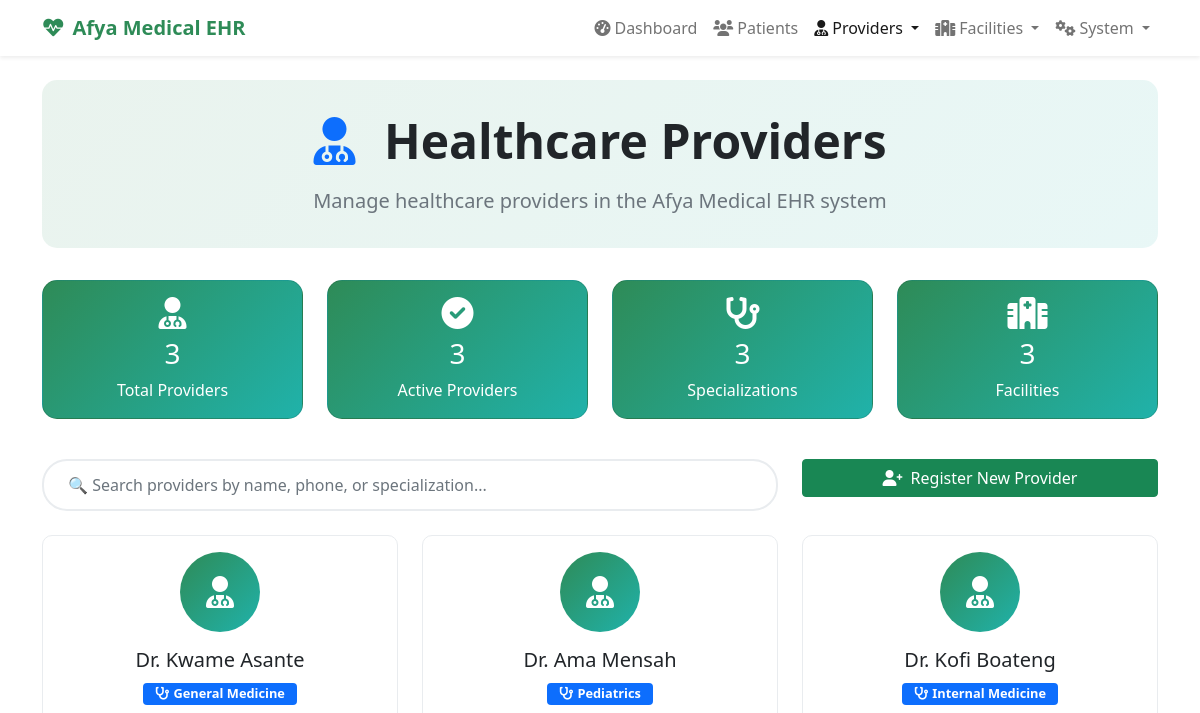
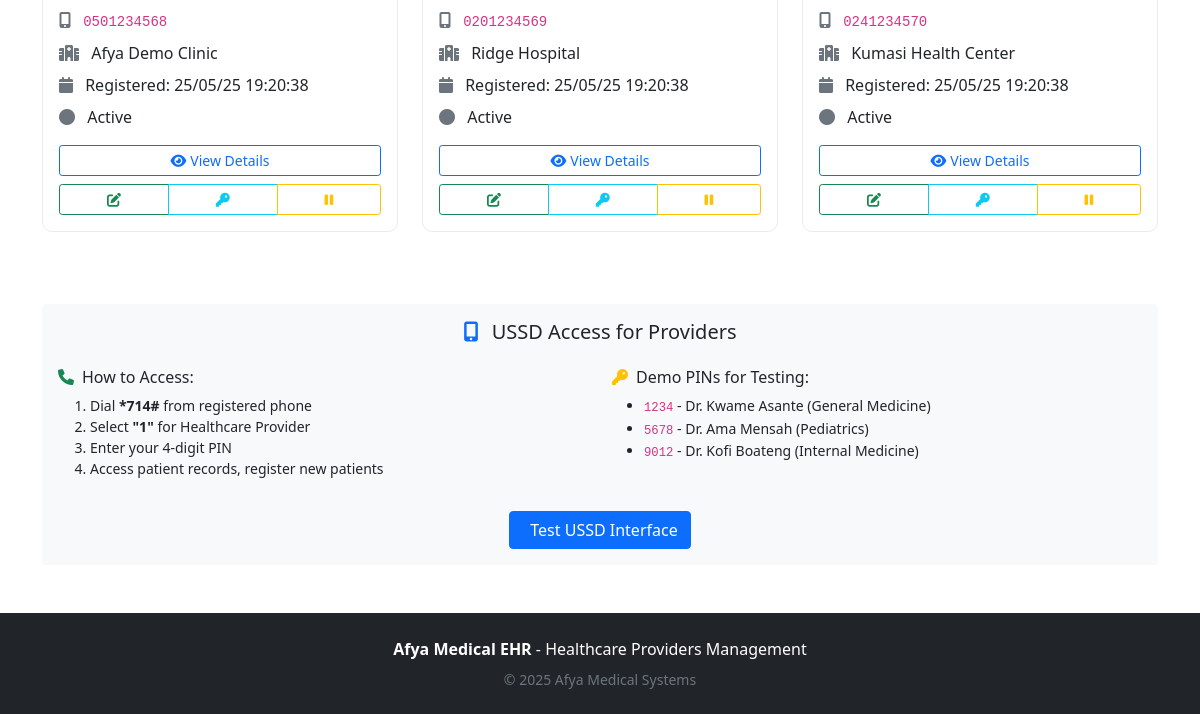
The page /providers on the database as committed earlier (2 pictures, top to bottom).
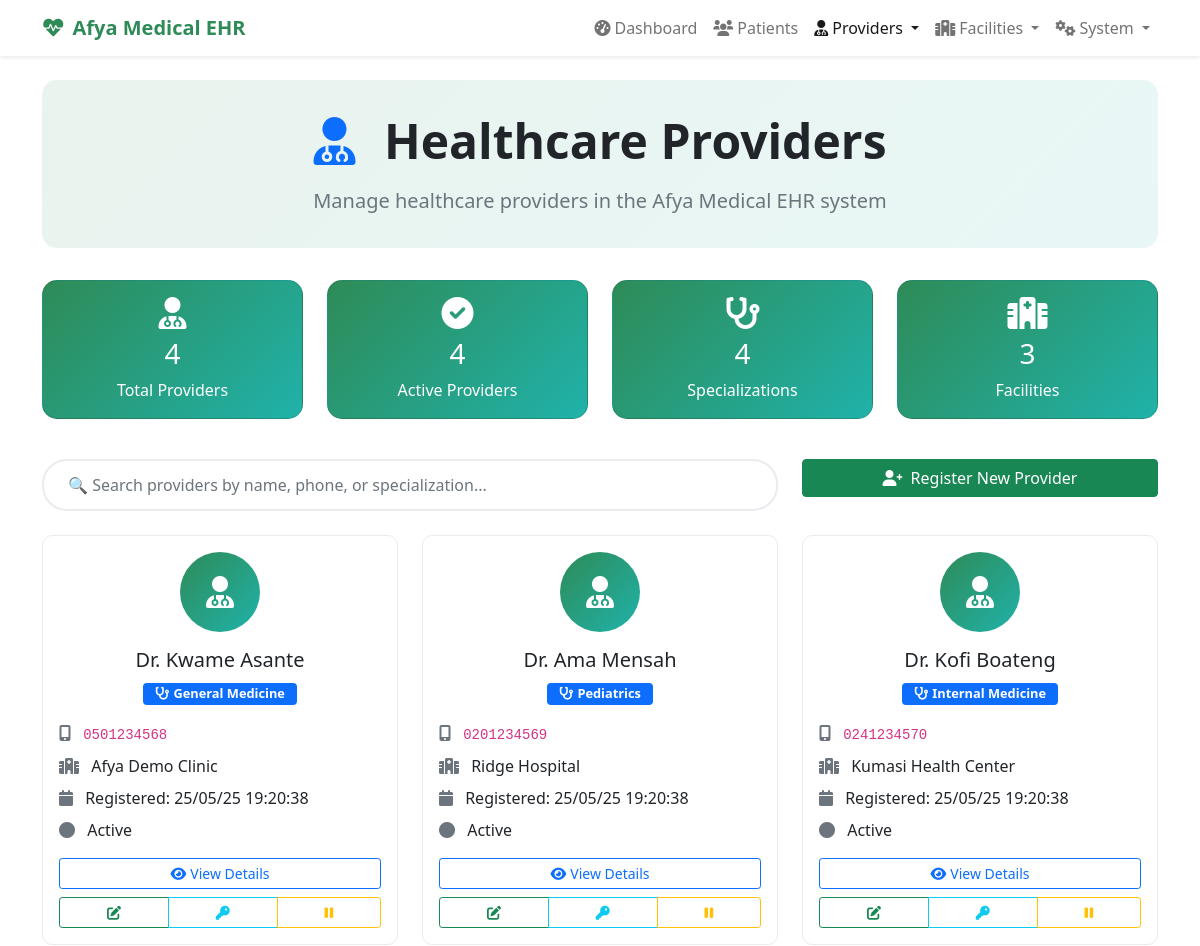
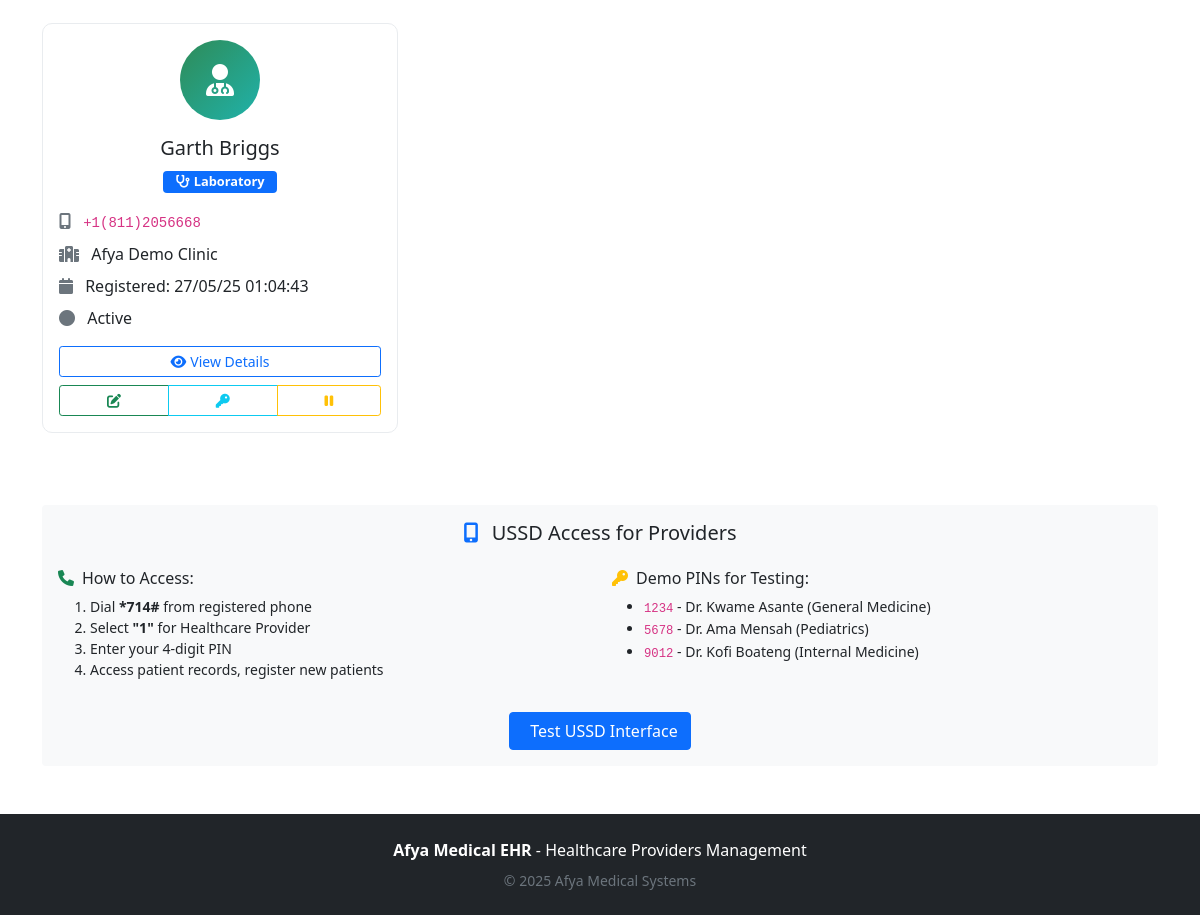
The same page on the database as committed later (2 pictures, top to bottom).
### app.py (models this page shows)
class HealthcareProvider(db.Model):
    id = db.Column('provider_id', db.Integer, primary_key=True)
    name = db.Column(db.String(100), nullable=False)
    phone = db.Column(db.String(15), unique=True, nullable=False)
    specialization = db.Column(db.String(100))
    facility_id = db.Column(db.Integer, db.ForeignKey(
        'healthcare_facility.facility_id'))
    pin = db.Column(db.String(64))  # Hashed PIN
    registration_date = db.Column(db.String(20))
    is_active = db.Column(db.Boolean, default=True)
    facility = db.relationship('HealthcareFacility', backref='providers')

class HealthcareFacility(db.Model):
    id = db.Column('facility_id', db.Integer, primary_key=True)
    name = db.Column(db.String(100), nullable=False)
    facility_type = db.Column(db.String(50))
    location = db.Column(db.String(100))
    phone = db.Column(db.String(15))
    registration_date = db.Column(db.String(20))
    is_active = db.Column(db.Boolean, default=True)

### app.py (the view)
@app.route('/providers')
def list_providers():
    try:
        providers = HealthcareProvider.query.filter_by(is_active=True).all()
        return render_template('providers.html', providers=providers)
    except Exception as e:
        print(f"Error loading providers: {e}")
        flash(f'Error loading providers: {str(e)}', 'error')
        return redirect(url_for('index'))

### templates/providers.html (shortened to what the changed rows need)
<!DOCTYPE html>
<html lang="en">
<head>
    <link href="https://cdn.jsdelivr.net/npm/bootstrap@5.1.3/dist/css/bootstrap.min.css" rel="stylesheet">
    <link href="https://cdnjs.cloudflare.com/ajax/libs/font-awesome/6.0.0/css/all.min.css" rel="stylesheet">
</head>
<body>
    <div class="container mt-4">
        <div class="page-header text-center">
            <h1 class="display-5 fw-bold text-dark mb-3">
                <i class="fas fa-user-md text-primary me-3"></i>
                Healthcare Providers
            </h1>
        </div>
        <div class="row mb-4">
            <div class="col-md-3 mb-3">
                <div class="card stats-card">
                    <div class="card-body text-center">
                        <i class="fas fa-user-md fa-2x mb-2"></i>
                        <h3>{{ providers|length or 0 }}</h3>
                        <p class="mb-0">Total Providers</p>
                    </div>
                </div>
            </div>
            <div class="col-md-3 mb-3">
                <div class="card stats-card">
                    <div class="card-body text-center">
                        <i class="fas fa-check-circle fa-2x mb-2"></i>
                        <h3>{{ providers|selectattr("is_active", "equalto", true)|list|length or 0 }}</h3>
                        <p class="mb-0">Active Providers</p>
                    </div>
                </div>
            </div>
            <div class="col-md-3 mb-3">
                <div class="card stats-card">
                    <div class="card-body text-center">
                        <i class="fas fa-stethoscope fa-2x mb-2"></i>
                        <h3>{{ providers|map(attribute='specialization')|unique|list|length or 0 }}</h3>
                        <p class="mb-0">Specializations</p>
                    </div>
                </div>
            </div>
        </div>
        {% if providers %}
        <div class="row" id="providersGrid">
            {% for provider in providers %}
            <div class="col-lg-4 col-md-6 mb-4 provider-item"
                 data-name="{{ provider.name|lower }}"
                 data-phone="{{ provider.phone }}"
                 data-specialization="{{ provider.specialization|lower }}">
                <div class="card provider-card h-100">
                    <div class="card-body text-center">
                        <div class="provider-avatar">
                            <i class="fas fa-user-md"></i>
                        </div>
                        <h5 class="card-title mb-2">{{ provider.name }}</h5>
                        <span class="badge bg-primary specialization-badge mb-3">
                            <i class="fas fa-stethoscope me-1"></i>{{ provider.specialization or 'General' }}
                        </span>
                        <div class="text-start">
                            <p class="card-text mb-2">
                                <i class="fas fa-mobile-alt text-muted me-2"></i>
                                <code>{{ provider.phone }}</code>
                            </p>
                            <p class="card-text mb-2">
                                <i class="fas fa-hospital text-muted me-2"></i>
                                {{ provider.facility.name if provider.facility else 'No Facility Assigned' }}
                            </p>
                            <p class="card-text mb-2">
                                <i class="fas fa-calendar text-muted me-2"></i>
                                Registered: {{ provider.registration_date or 'Not specified' }}
                            </p>
                            <p class="card-text mb-3">
                                <i class="fas fa-circle text-muted me-2
                                   {% if provider.is_active %}status-active{% else %}status-inactive{% endif %}"></i>
                                {% if provider.is_active %}Active{% else %}Inactive{% endif %}
                            </p>
                        </div>
                        <div class="d-grid gap-2">
                            <button class="btn btn-outline-primary btn-sm" onclick="viewProvider('{{ provider.id }}')">
                                <i class="fas fa-eye me-1"></i>View Details
                            </button>
                            <div class="btn-group btn-group-sm" role="group">
                                <button class="btn btn-outline-success" onclick="editProvider('{{ provider.id }}')"
                                        title="Edit Provider">
                                    <i class="fas fa-edit"></i>
                                </button>
                                <button class="btn btn-outline-info" onclick="resetPin('{{ provider.id }}')"
                                        title="Reset PIN">
                                    <i class="fas fa-key"></i>
                                </button>
                                <button class="btn btn-outline-{% if provider.is_active %}warning{% else %}success{% endif %}"
                                        onclick="toggleStatus('{{ provider.id }}')"
                                        title="{% if provider.is_active %}Deactivate{% else %}Activate{% endif %}">
                                    <i class="fas fa-{% if provider.is_active %}pause{% else %}play{% endif %}"></i>
                                </button>
                            </div>
                        </div>
                    </div>
                </div>
            </div>
            {% endfor %}
        </div>
        {% endif %}
    </div>
</body>
</html>

Rows that differ between the two databases and show on the page:
added HealthcareProvider: name "Garth Briggs", specialization "Laboratory", phone "+1(811)2056668", facility "Afya Demo Clinic", registration_date "27/05/25 01:04:43", is_active True (drawn)
Other text that changed with them:
{{ providers|length or 0 }}: "3" → "4"
{{ providers|selectattr("is_active", "equalto", true)|list|length or 0 }}: "3" → "4"
{{ providers|map(attribute='specialization')|unique|list|length or 0 }}: "3" → "4"
